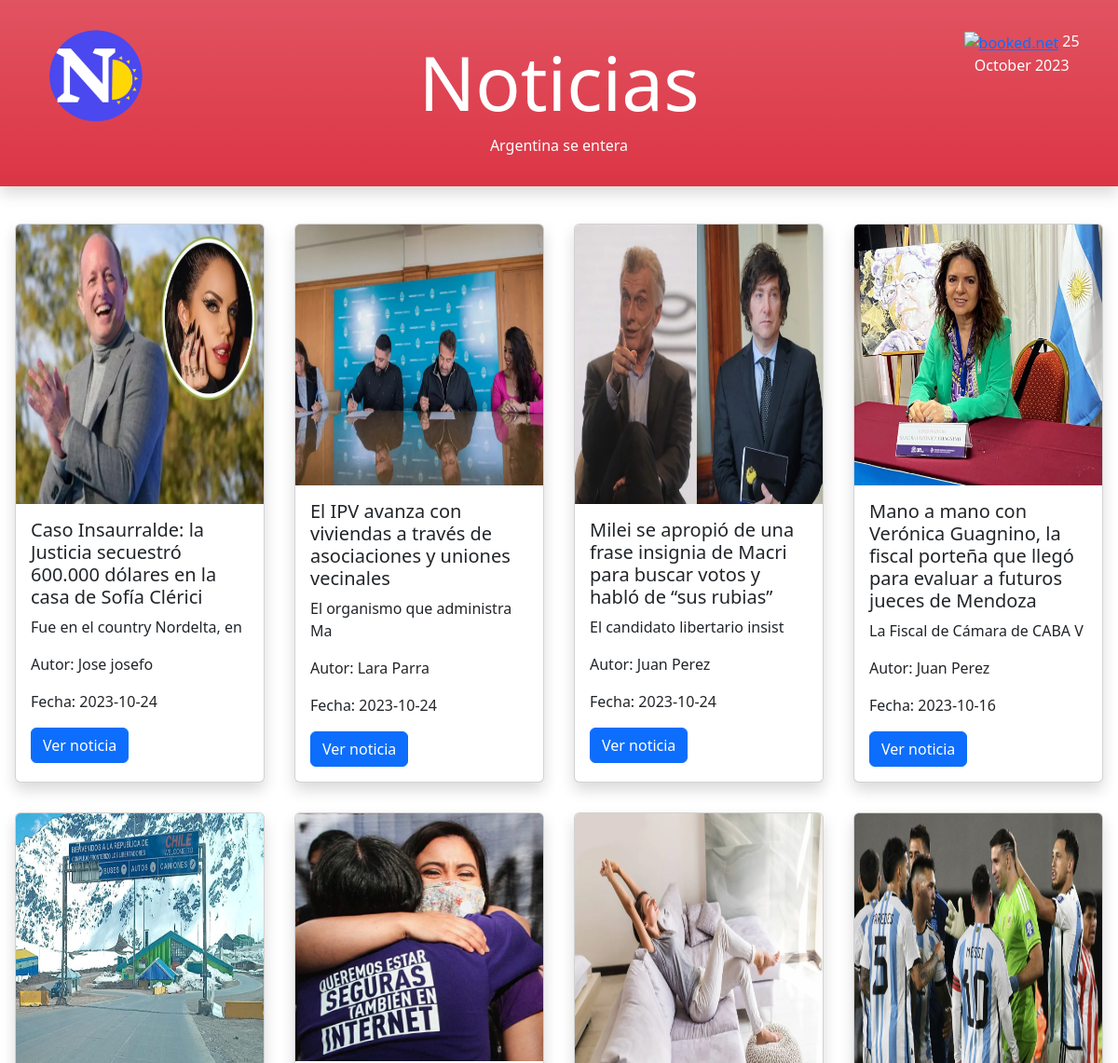
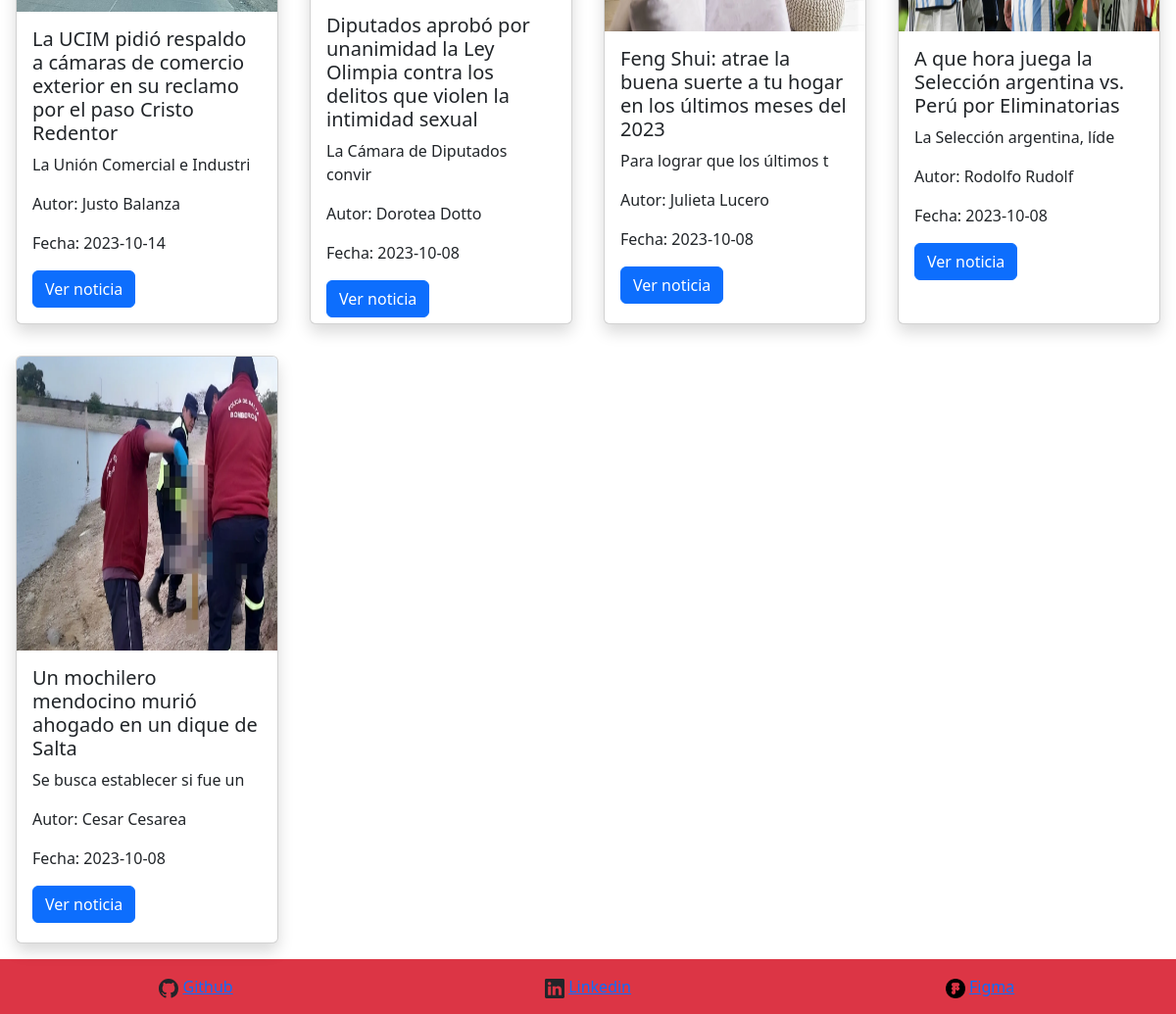
The page / on the database its author committed (2 pictures, top to bottom).
### tables this page shows
CREATE TABLE `noticias` (
  `id_noticia` int(11) NOT NULL,
  `id_usuario` int(11) NOT NULL,
  `titulo` text NOT NULL,
  `copete` text NOT NULL,
  `cuerpo` text NOT NULL,
  `imagen` varchar(255) NOT NULL,
  `fecha` date NOT NULL,
  `categoria` varchar(30) NOT NULL,
  `autor` varchar(30) NOT NULL
);

### index.php (the view, shortened to what this page needs)
<!DOCTYPE html>
<html lang="es">
<head>
    <link href="https://cdn.jsdelivr.net/npm/bootstrap@5.3.2/dist/css/bootstrap.min.css" rel="stylesheet"
>
</head>
<body>
    <header class="container-fluid bg-danger bg-gradient text-white p-3 text-center shadow">
        <div class="row">
            <div class="col-xs-10 col-sm-8 col-md-6 col-lg-2 col-xl-2">
                <img src="./images/logo.png" class="rounded-circle mt-3" alt="Logo" width="100" height="100">
            </div>
            <div class="col-xs-10 col-sm-8 col-md-6 col-lg-8 col-xl-8"><br>
                <h1 class="display-1">Noticias</h1>
                <p>Argentina se entera</p>
            </div>
            <div class="mt-3 col-xs-10 col-sm-8 col-md-6 col-lg-2 col-xl-2">
                    <a target="_blank" href="https://hotelmix.es/weather/mendoza-18288"><img src="https://w.bookcdn.com/weather/picture/1_18288_1_4_137AE9_200_ffffff_333333_08488D_1_ffffff_333333_0_6.png?scode=67185&domid=582&anc_id=4421"  alt="booked.net"/></a>
                    <?php
                    print(date("j F  Y "))
                    ?>
            </div>
    </header><br>
    <div class="container-fluid">
        <div class="row">
            <?php
            require("admin/conexion.php");
            $conexion = mysqli_connect($server_db, $usuario_db, $password_db)
                or die("No se puede conectar con el servidor");
            mysqli_select_db($conexion, $base_db)
                or die("No se puede seleccionar la base de datos");
            $instruccion = "select * from noticias  order by fecha desc";
            $consulta = mysqli_query($conexion, $instruccion) or die("no puedo consultar");
            $nfilas = mysqli_num_rows($consulta);
            for ($i = 0; $i < $nfilas; $i++) {
                $resultado = mysqli_fetch_array($consulta);
                print('
            <div class=" p-3 col-xs-10 col-sm-8 col-md-6 col-lg-4 col-xl-3" >
                <div class="card shadow" style="height:600px">
                <img src="imagenes_subidas/' . $resultado['imagen'] . '" class="card-img-top img-fluid" style="height:300px" alt="' . $resultado['titulo'] . '">
                    <div class="card-body">
                            <h5 class="card-title">' . $resultado['titulo'] . '</h5>
                        <p class="card-text">' . substr($resultado['copete'], 0, 30) . '</p>
                        <p class="card-text">Autor: ' . $resultado['autor'] . '</p>
                        <p class="">Fecha: ' . $resultado['fecha'] . '</p>
                        <a href="ver_noticia.php?id_noticia=' . $resultado['id_noticia'] . '" class="btn btn-primary">Ver noticia</a>
                    </div>
                 </div>
            </div>
            ');
            }
            ?>
        </div>
        <footer class="col-xs-12 col-sm-12 col-md-12 text-center"  >
            <div class="row bg-danger">
                    <div class="col col-xs-4 col-sm-4 col-md-4 my-3">
                        <a class="iconFooter" href="https://github.com/PabloLehmann"> Github</a>
                    </div>
                    <div class="col col-xs-4 col-sm-4 col-md-4 my-3">
                        <a class="iconFooter" href="https://linkedin.com/in/pablo-enrique-lehmann"> Linkedin</a>
                    </div>
                    <div class="col col-xs-4 col-sm-4 col-md-4 my-3">
                        <img src="./images/iconoFigma.png" style="width: 20px; ;height: 20px;"  alt="">
                        <a class="iconFooter" href="https://figma.com/proto/pgsIxnIerLTLl7N4yurpto/Portfolio?node-id=1-2&scaling=min-zoom&page-id=0%3A1&starting-point-node-id=20%3A25">Figma</a>
                    </div>
            </div>
        </footer>
</body>
</html>

### rows shown on the page
noticias: imagen (picture), titulo "Caso Insaurralde: la Justicia secuestró 600.000 dólares en la casa de Sofía Clérici", copete "Fue en el country Nordelta, en", autor "Jose josefo", fecha "2023-10-24"
noticias: imagen (picture), titulo "El IPV avanza con viviendas a través de asociaciones y uniones vecinales", copete "El organismo que administra Ma", autor "Lara Parra", fecha "2023-10-24"
noticias: imagen (picture), titulo "Milei se apropió de una frase insignia de Macri para buscar votos y habló de “sus rubias”", copete "El candidato libertario insist", autor "Juan Perez", fecha "2023-10-24"
noticias: imagen (picture), titulo "Mano a mano con Verónica Guagnino, la fiscal porteña que llegó para evaluar a futuros jueces de Mendoza", copete "La Fiscal de Cámara de CABA V", autor "Juan Perez", fecha "2023-10-16"
noticias: imagen (picture), titulo "La UCIM pidió respaldo a cámaras de comercio exterior en su reclamo por el paso Cristo Redentor", copete "La Unión Comercial e Industri", autor "Justo Balanza", fecha "2023-10-14"
noticias: imagen (picture), titulo "Diputados aprobó por unanimidad la Ley Olimpia contra los delitos que violen la intimidad sexual", copete "La Cámara de Diputados convir", autor "Dorotea Dotto", fecha "2023-10-08"
noticias: imagen (picture), titulo "Feng Shui: atrae la buena suerte a tu hogar en los últimos meses del 2023", copete "Para lograr que los últimos t", autor "Julieta Lucero", fecha "2023-10-08"
noticias: imagen (picture), titulo "A que hora juega la Selección argentina vs. Perú por Eliminatorias", copete "La Selección argentina, líde", autor "Rodolfo Rudolf", fecha "2023-10-08"
noticias: imagen (picture), titulo "Un mochilero mendocino murió ahogado en un dique de Salta", copete "Se busca establecer si fue un", autor "Cesar Cesarea", fecha "2023-10-08"
